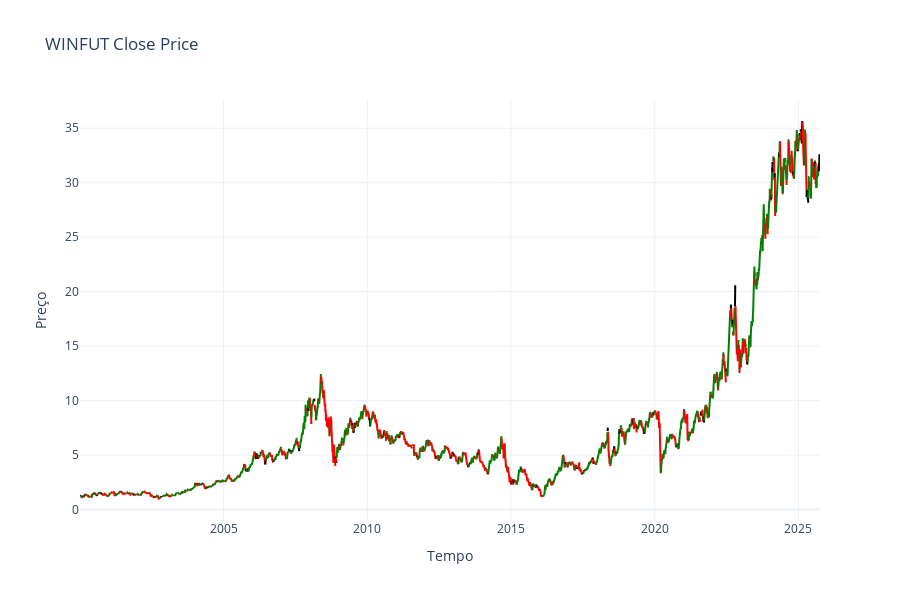

The notebook cell this image was saved under:
### Code cell
import plotly.graph_objects as go
import numpy as np
df.set_index('time',inplace=True)
fig = go.Figure()

# Inicializar arrays
targets = df['target'].values
start_idx = 0

# Criar segmentos contínuos de cores
for i in range(1, len(targets)):
    if targets[i] != targets[start_idx]:
        # Determinar cor do segmento
        color = 'black'  # neutro
        if targets[start_idx] == 1:
            color = 'green'
        elif targets[start_idx] == -1:
            color = 'red'
        
        fig.add_trace(go.Scatter(
            x=df.index[start_idx:i],
            y=df['close'].iloc[start_idx:i],
            mode='lines',
            line=dict(color=color),
            showlegend=False
        ))
        start_idx = i

# Último segmento
color = 'black'
if targets[start_idx] == 1:
    color = 'green'
elif targets[start_idx] == -1:
    color = 'red'

fig.add_trace(go.Scatter(
    x=df.index[start_idx:],
    y=df['close'].iloc[start_idx:],
    mode='lines',
    line=dict(color=color),
    showlegend=False
))

# Layout
fig.update_layout(
    title="WINFUT Close Price",
    xaxis_title="Tempo",
    yaxis_title="Preço",
    template="plotly_white",
    hovermode="x unified",
    height=600
)

fig.show()
df.reset_index(inplace=True)
